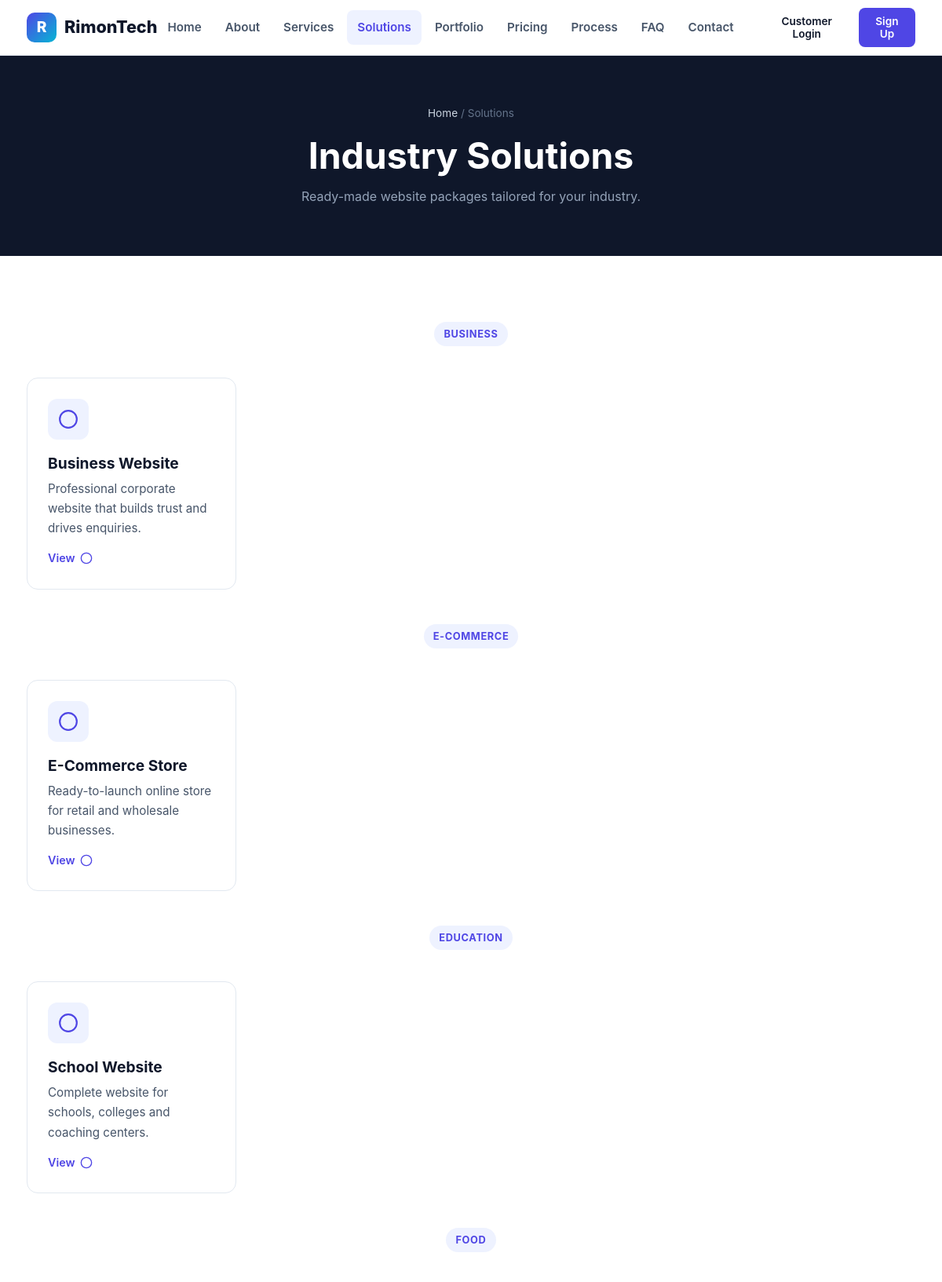
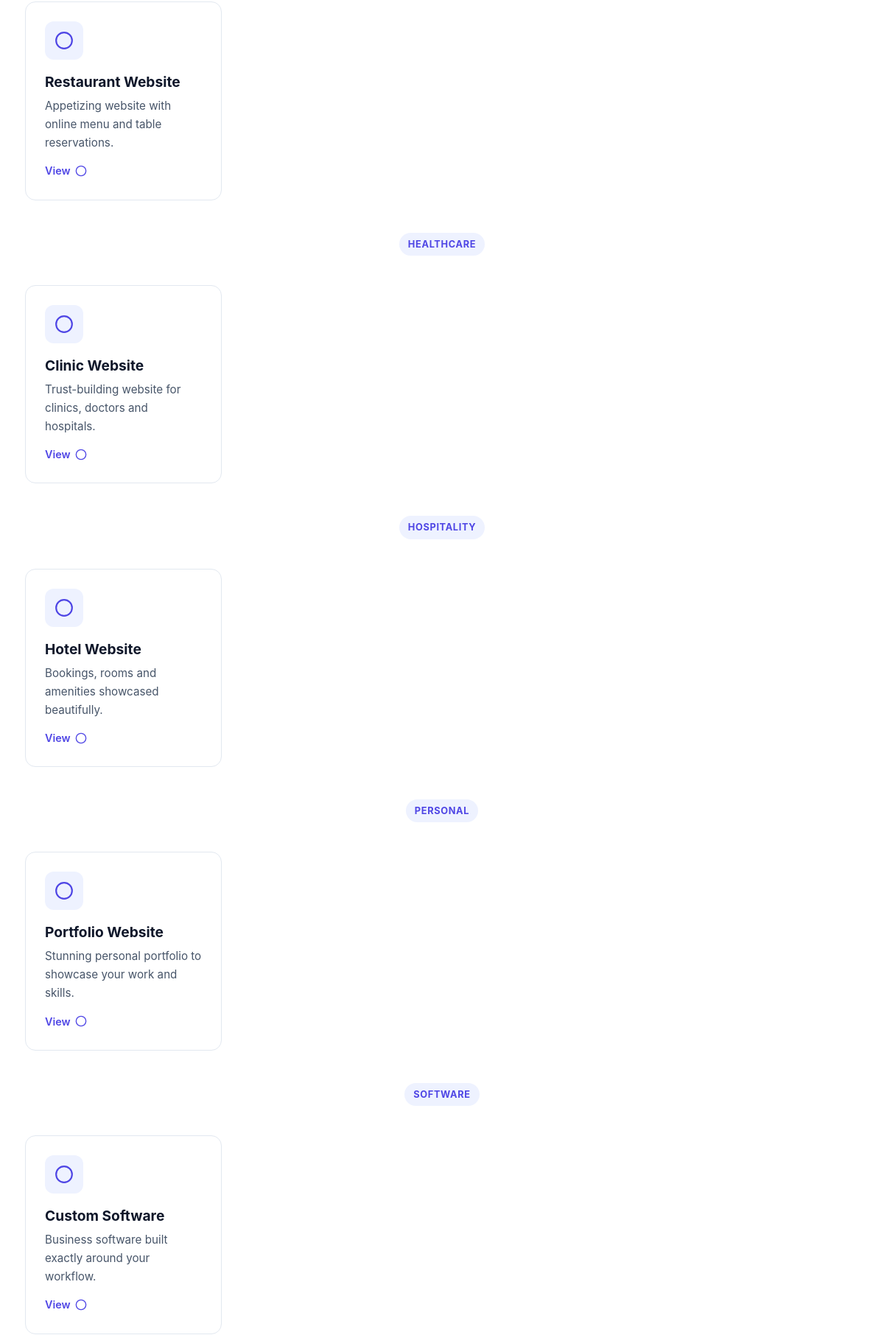
The page /solutions.php (upper part) on the database its author committed (2 pictures, top to bottom).
### tables this page shows
CREATE TABLE IF NOT EXISTS solutions (
    id INT UNSIGNED AUTO_INCREMENT PRIMARY KEY,
    title VARCHAR(150) NOT NULL,
    slug VARCHAR(160) NOT NULL UNIQUE,
    category VARCHAR(100) NULL,
    short_desc VARCHAR(255) NULL,
    icon VARCHAR(60) NULL,
    description TEXT NULL,
    features JSON NULL,
    active TINYINT(1) NOT NULL DEFAULT 1,
    created_at TIMESTAMP DEFAULT CURRENT_TIMESTAMP
);

### config/database.php (called while the page is built, shortened)
<?php
function db(): PDO
{
    static $pdo = null;
    if ($pdo === null) {
        $dsn = 'mysql:host=' . DB_HOST . ';dbname=' . DB_NAME . ';charset=utf8mb4';
        $pdo = new PDO($dsn, DB_USER, DB_PASS, [
            PDO::ATTR_ERRMODE => PDO::ERRMODE_EXCEPTION,
            PDO::ATTR_DEFAULT_FETCH_MODE => PDO::FETCH_ASSOC,
            PDO::ATTR_EMULATE_PREPARES => false,
        ]);
    }
    return $pdo;
}

### solutions.php (the view, shortened to what this page needs)
<?php
require_once __DIR__ . '/includes/functions.php';
$solutions = db()->query('SELECT * FROM solutions WHERE active = 1 ORDER BY id')->fetchAll();
$categories = array_unique(array_map(fn($s) => $s['category'], $solutions));
include __DIR__ . '/includes/header.php';
?>
<section class="page-hero">
  <div class="container">
    <div class="crumbs"><a href="<?= url('index.php') ?>">Home</a> / Solutions</div>
    <h1>Industry Solutions</h1>
    <p>Ready-made website packages tailored for your industry.</p>
  </div>
</section>
<section class="section">
  <div class="container">
    <?php foreach ($categories as $cat): ?>
      <div class="section-head" style="margin-bottom:26px;">
        <span class="eyebrow"><?= e($cat) ?></span>
      </div>
      <div class="grid-4" style="margin-bottom:44px;">
        <?php foreach ($solutions as $sol):
            if ($sol['category'] !== $cat) continue; ?>
          <div class="card">
            <div class="card-icon"><?= icon($sol['icon']) ?></div>
            <h3><?= e($sol['title']) ?></h3>
            <p><?= e($sol['short_desc']) ?></p>
            <a class="card-link" href="<?= url('solutions/' . $sol['slug'] . '.php') ?>">View <?= icon('arrow') ?></a>
          </div>
        <?php endforeach; ?>
      </div>
    <?php endforeach; ?>
  </div>
</section>
<?php include __DIR__ . '/includes/footer.php'; ?>

### includes/functions.php (shortened to what this page needs)
<?php
require_once __DIR__ . '/../config/database.php';
function base_url(string $path = ''): string
{
    static $base = null;
    if ($base === null) {
        $base = '/';
    }
    return $base . ltrim($path, '/');
}
function url(string $path = ''): string
{
    return base_url($path);
}
function e(?string $value): string
{
    return htmlspecialchars((string)$value, ENT_QUOTES, 'UTF-8');
}
function icon(string $name): string
{
    return $map[$name] ?? '<svg viewBox="0 0 24 24" fill="none" stroke="currentColor" stroke-width="2"><circle cx="12" cy="12" r="10"/></svg>';
}

### assets/css/style.css (style rules this page uses)
:root { --primary: #4f46e5; --primary-dark: #4338ca; --primary-light: #6366f1; --accent: #06b6d4; --accent-soft: #e0f7ff; --dark: #0f172a; --dark-2: #1e293b; --body-bg: #ffffff; --surface: #ffffff; --surface-2: #f1f5f9; --text: #0f172a; --text-2: #475569; --text-3: #94a3b8; --border: #e2e8f0; --success: #16a34a; --warning: #d97706; --danger: #dc2626; --info: #2563eb; --radius: 14px; --radius-sm: 8px; --shadow-sm: 0 1px 3px rgba(15, 23, 42, 0.08); --shadow: 0 4px 16px rgba(15, 23, 42, 0.08); --shadow-lg: 0 12px 32px rgba(15, 23, 42, 0.12); --gradient: linear-gradient(135deg, #4f46e5 0%, #06b6d4 100%); --font: -apple-system, BlinkMacSystemFont, "Segoe UI", Roboto, "Helvetica Neue", Arial, sans-serif; }
* { margin: 0; padding: 0; box-sizing: border-box; }
html { scroll-behavior: smooth; }
body { font-family: var(--font); color: var(--text); background: var(--body-bg); line-height: 1.65; -webkit-font-smoothing: antialiased; }
a { color: var(--primary); text-decoration: none; }
.container { width: 100%; max-width: 1180px; margin: 0 auto; padding: 0 24px; }
h1, h2, h3, h4 { line-height: 1.25; font-weight: 700; color: var(--text); }
h1 { font-size: clamp(2rem, 4vw, 2.9rem); }
h3 { font-size: 1.2rem; }
p { color: var(--text-2); }
.section { padding: 84px 0; }
.section-head { max-width: 640px; margin: 0 auto 48px; text-align: center; }
.section-head .eyebrow { display: inline-block; background: #eef2ff; color: var(--primary); font-weight: 700; font-size: 0.8rem; padding: 5px 12px; border-radius: 999px; text-transform: uppercase; letter-spacing: 0.05em; margin-bottom: 14px; }
.grid-4 { display: grid; grid-template-columns: repeat(4, 1fr); gap: 22px; }
.card { background: var(--surface); border: 1px solid var(--border); border-radius: var(--radius); padding: 26px; transition: all 0.25s ease; }
.card-icon { width: 52px; height: 52px; border-radius: 12px; background: #eef2ff; color: var(--primary); display: flex; align-items: center; justify-content: center; margin-bottom: 18px; }
.card-icon svg { width: 26px; height: 26px; }
.card h3 { margin-bottom: 8px; }
.card p { font-size: 0.95rem; }
.card-link { margin-top: 14px; display: inline-flex; align-items: center; gap: 6px; font-weight: 600; font-size: 0.9rem; }
.card-link svg { width: 16px; height: 16px; }
.page-hero { background: var(--dark); color: #fff; padding: 62px 0; text-align: center; }
.page-hero h1 { color: #fff; margin-bottom: 10px; }
.page-hero p { color: #94a3b8; max-width: 640px; margin: 0 auto; }
.crumbs { color: #64748b; font-size: 0.85rem; margin-bottom: 14px; }
.crumbs a { color: #cbd5e1; }

### rows shown on the page
solutions: title "Business Website", short_desc "Professional corporate website that builds trust and drives enquiries."
solutions: title "E-Commerce Store", short_desc "Ready-to-launch online store for retail and wholesale businesses."
solutions: title "School Website", short_desc "Complete website for schools, colleges and coaching centers."
solutions: title "Restaurant Website", short_desc "Appetizing website with online menu and table reservations."
solutions: title "Clinic Website", short_desc "Trust-building website for clinics, doctors and hospitals."
solutions: title "Hotel Website", short_desc "Bookings, rooms and amenities showcased beautifully."
solutions: title "Portfolio Website", short_desc "Stunning personal portfolio to showcase your work and skills."
solutions: title "Custom Software", short_desc "Business software built exactly around your workflow."

### other values the page prints
APP_NAME "RimonTech"
$cat "BUSINESS"
$cat "E-COMMERCE"
$cat "EDUCATION"
$cat "FOOD"
$cat "HEALTHCARE"
$cat "HOSPITALITY"
$cat "PERSONAL"
$cat "SOFTWARE"
